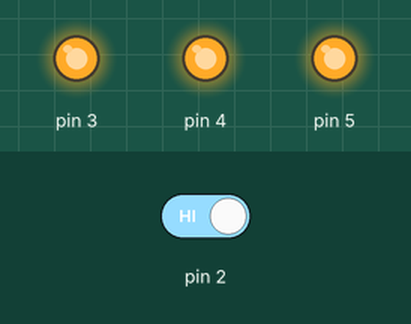
A sketch run on a simulated Arduino Uno, built with avr-gcc and run on an emulated ATmega328P. On the bench: output pins drawn as LEDs (lit = HIGH). The inputs (shaded band) are chosen by the test bench; at power-on: pin 2 HIGH.

Above: at 1.2 s.
1.3 s: pin 2 driven LOW
At 2.5 s:
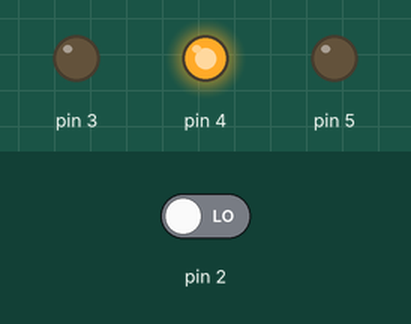
2.8 s: pin 2 driven HIGH
At 3.8 s:
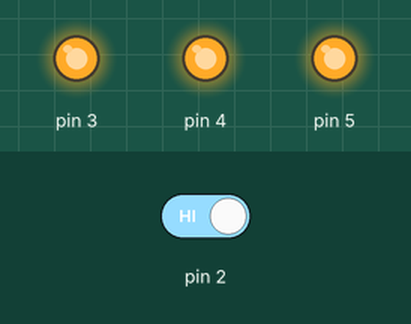
Timing chart, 0 to 5.8 s (numbered marks = the images above; inputs shaded):
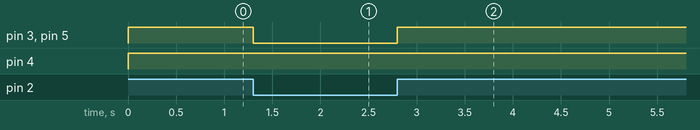

Measured:
- after the input at 1.3 s, pin 3, pin 5: HIGH → LOW at once
- after the input at 2.8 s, pin 3, pin 5: LOW → HIGH at once

The sketch:

test-1.ino
```cpp
int switchState = 0;

void setup(){
  pinMode(3, OUTPUT);
  pinMode(4, OUTPUT);
  pinMode(5, OUTPUT);

  pinMode(2, INPUT);
}

void loop(){
  switchState = digitalRead(2);

  if (switchState == LOW) {
    digitalWrite(3, LOW);
    digitalWrite(4, HIGH);
    digitalWrite(5, LOW);
  }
  else {
    digitalWrite(3, HIGH);
    digitalWrite(4, HIGH);
    digitalWrite(5, HIGH);
  }
}
```
